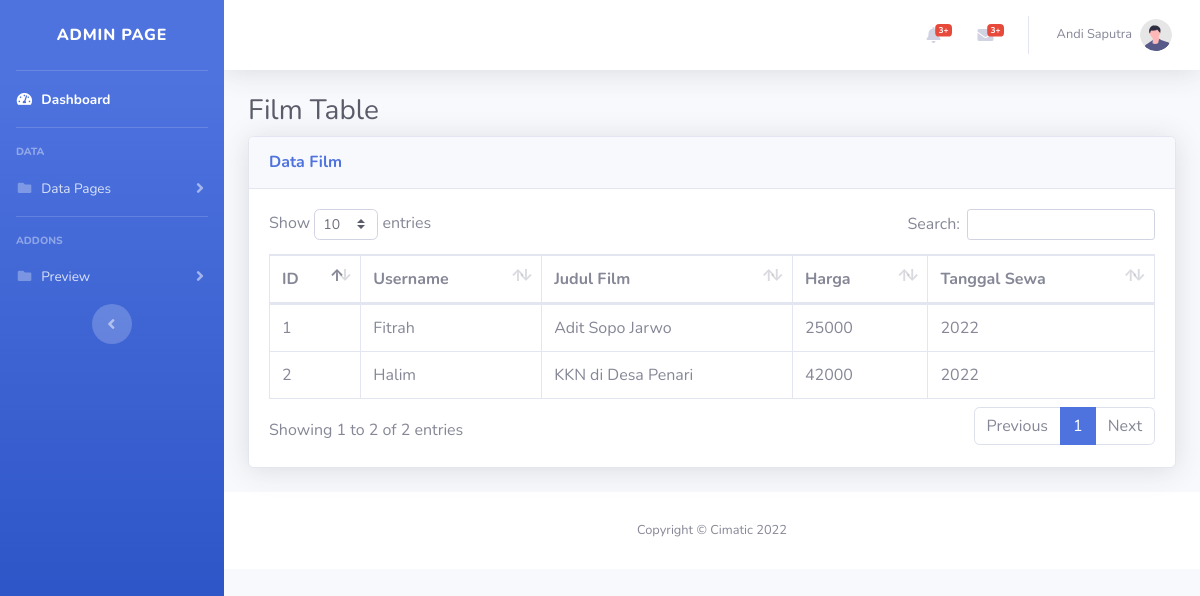
The page /dashboard/penyewaan.php on the database its author committed.
### tables this page shows
CREATE TABLE `penyewaan` (
  `id` int(11) NOT NULL,
  `idUser` int(11) NOT NULL,
  `idFilm` int(11) NOT NULL,
  `tglSewa` int(11) NOT NULL,
  `harga` int(11) NOT NULL
);

CREATE TABLE `user` (
  `id` int(11) NOT NULL,
  `firstName` varchar(25) NOT NULL,
  `lastName` varchar(25) NOT NULL,
  `username` varchar(12) NOT NULL,
  `password` varchar(200) NOT NULL,
  `email` varchar(25) NOT NULL,
  `level` varchar(10) NOT NULL
);

CREATE TABLE `film` (
  `id` int(11) NOT NULL,
  `judul` varchar(50) NOT NULL,
  `genre` varchar(20) NOT NULL,
  `ratingAge` int(11) NOT NULL,
  `tglRilis` date NOT NULL,
  `hrgSewa` int(11) NOT NULL,
  `hrgBeli` int(11) NOT NULL,
  `img` varchar(100) NOT NULL,
  `deskripsi` text NOT NULL,
  `link` varchar(100) NOT NULL,
  `stat` int(11) NOT NULL,
  `poster` varchar(100) NOT NULL
);

### dashboard/penyewaan.php (the view, shortened to what this page needs)
<html>
    <head>
    <link href="vendor/fontawesome-free/css/all.min.css" rel="stylesheet" type="text/css">
    <link href="css/sb-admin-2.min.css" rel="stylesheet">
    <link href="vendor/datatables/dataTables.bootstrap4.min.css" rel="stylesheet">
    </head>
<body id="page-top">
 <div id="wrapper">
<ul class="navbar-nav bg-gradient-primary sidebar sidebar-dark accordion" id="accordionSidebar">
    <a class="sidebar-brand d-flex align-items-center justify-content-center" href="index.php">
        <div class="sidebar-brand-text mx-3">Admin Page</div>
    </a>
    <hr class="sidebar-divider my-0">
    <li class="nav-item active">
        <a class="nav-link" href="index.html">
            <i class="fas fa-fw fa-tachometer-alt"></i>
            <span>Dashboard</span></a>
    </li>
    <hr class="sidebar-divider">
    <div class="sidebar-heading">
        Data
    </div>
    <li class="nav-item">
        <a class="nav-link collapsed" href="#" data-toggle="collapse" data-target="#collapsePages"
            aria-expanded="true" aria-controls="collapsePages">
            <i class="fas fa-fw fa-folder"></i>
            <span>Data Pages</span>
        </a>
    </li>
    <hr class="sidebar-divider">
    <div class="sidebar-heading">
        Addons
    </div>
    <li class="nav-item">
        <a class="nav-link collapsed" href="#" data-toggle="collapse" data-target="#collapsePages"
            aria-expanded="true" aria-controls="collapsePages">
            <i class="fas fa-fw fa-folder"></i>
            <span>Preview</span>
        </a>
    </li>
    <div class="text-center d-none d-md-inline">
        <button class="rounded-circle border-0" id="sidebarToggle"></button>
    </div>
</ul>
<div id="content-wrapper" class="d-flex flex-column">
    <div id="content">
        <nav class="navbar navbar-expand navbar-light bg-white topbar mb-4 static-top shadow">
            <ul class="navbar-nav ml-auto">
                <li class="nav-item dropdown no-arrow mx-1">
                    <a class="nav-link dropdown-toggle" href="#" id="alertsDropdown" role="button"
                        data-toggle="dropdown" aria-haspopup="true" aria-expanded="false">
                        <i class="fas fa-bell fa-fw"></i>
                        <span class="badge badge-danger badge-counter">3+</span>
                    </a>
                </li>
                <li class="nav-item dropdown no-arrow mx-1">
                    <a class="nav-link dropdown-toggle" href="#" id="messagesDropdown" role="button"
                        data-toggle="dropdown" aria-haspopup="true" aria-expanded="false">
                        <i class="fas fa-envelope fa-fw"></i>
                        <span class="badge badge-danger badge-counter">3+</span>
                    </a>
                </li>
                <li class="nav-item dropdown no-arrow">
                    <a class="nav-link dropdown-toggle" href="#" id="userDropdown" role="button"
                        data-toggle="dropdown" aria-haspopup="true" aria-expanded="false">
                        <span class="mr-2 d-none d-lg-inline text-gray-600 small">Andi Saputra</span>
                        <img class="img-profile rounded-circle"
                            src="img/undraw_profile.svg">
                    </a>
                </li>
            </ul>
        </nav>
        <div class="container-fluid">
            <h1 class="h3 mb-2 text-gray-800">Film Table</h1>
            <div class="card shadow mb-4">
                        <div class="card-header py-3">
                            <h6 class="m-0 font-weight-bold text-primary">Data Film</h6>
                        </div>
                        <div class="card-body">
                            <div class="table-responsive">
            <table class="table table-bordered" id="dataTable" width="100%" cellspacing="0">
            <thead>
            <tr>
                <th> ID </th>
                <th> Username </th>
                <th> Judul Film </th>
                <th> Harga </th>
                <th> Tanggal Sewa </th>
            </tr>
            </thead>
            <tbody>
            <?php
                include "connection.php";
                $query = "SELECT p.id, u.username, f.judul, p.harga, p.tglSewa FROM penyewaan p JOIN film f ON p.idFilm = f.id JOIN user u ON p.idUser = u.id";
                $result = mysqli_query($connect, $query);
                if(mysqli_num_rows($result) > 0){
                    while($row = mysqli_fetch_array($result)){
                        ?>
                <tr>
                    <td><?php echo $row["id"]; ?></td>
                    <td><?php echo $row["username"];?></td>
                    <td><?php echo $row["judul"];?></td>
                    <td><?php echo $row["harga"];?></td>
                    <td><?php echo $row["tglSewa"];?></td>
                </tr>
                <?php
                    }
                }
                ?>
                        </tbody>
                </table>
            </div>
        </div>
    </div>
</div>
   <footer class="sticky-footer bg-white">
                <div class="container my-auto">
                    <div class="copyright text-center my-auto">
                        <span>Copyright &copy; Cimatic 2022</span>
                    </div>
                </div>
            </footer>
    </div>
    </body>
</html>

### rows shown on the page
penyewaan: id "1", idUser.username "Fitrah", idFilm.judul "Adit Sopo Jarwo", harga "25000", tglSewa "2022"
penyewaan: id "2", idUser.username "Halim", idFilm.judul "KKN di Desa Penari", harga "42000", tglSewa "2022"
